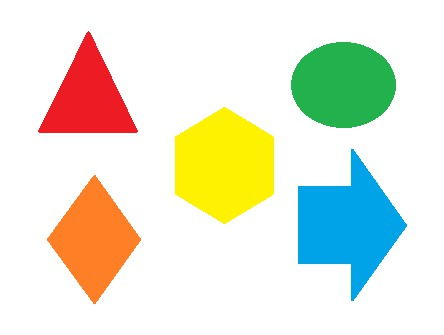
#> input picture opencv/img/shape.jpg, 444 x 335 px
$ python '40_边缘轮廓.py'   (Python 2 division)   (older library calls are emulated)
#> lines starting #> are read from the running program, lines starting #| are printed output that depends on the picture; after the words box and inside, x2 and y2 are one past the last pixel; in counts of white or black regions, pixels touching at a corner belong together; long printed decimals are rounded
#!/usr/bin/python
# -*- coding: utf-8 -*-
import cv2 as cv

# 彩色图像
src = cv.imread("../img/shape.jpg")
#> src is the input picture: shape (335, 444, 3); mean B, G, R 213.2, 231.6, 228.7
# 灰度图像
gray_img = cv.cvtColor(src,cv.COLOR_BGR2GRAY)
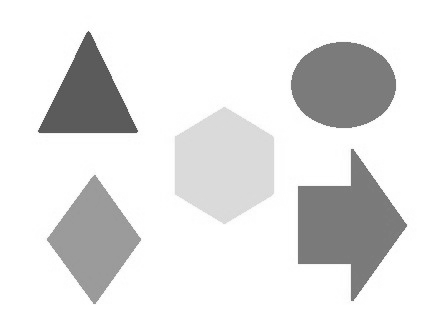
#> gray_img: shape (335, 444); min 82, max 255, mean 228.6
# 二值图像
_,binary = cv.threshold(gray_img,0,255,cv.THRESH_BINARY_INV|cv.THRESH_OTSU)
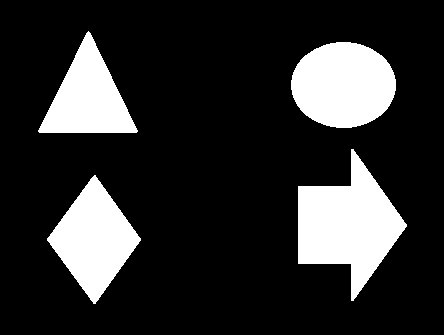
#> binary: shape (335, 444); 18.3% white; 4 white regions

# 输出二值图 ， 轮廓 ， 层级关系                          模式              轮廓点的算法
image, contours, hierarchy =cv.findContours(binary,cv.RETR_EXTERNAL,cv.CHAIN_APPROX_TC89_L1)
#> contours = 4 contours; box (x1, y1, x2, y2) and area: (298, 149, 407, 301) 8471, (291, 42, 396, 128) 7004, (47, 175, 141, 304) 6162, (39, 31, 137, 133) 4964

for i,c in enumerate(contours):
    print len(c)
    # 绘制轮廓
    cv.drawContours(src,contours,i,(255,255,0),2)
    # 计算面积
    area = cv.contourArea(c)
    # 计算周长
    arc = cv.arcLength(c,True)
    # 获取外切圆
    circle = cv.minEnclosingCircle(c)
    ((x,y),radius) = circle
    cv.circle(src,(int(x),int(y)),int(radius),(0,0,255),2)
    # 获取外切矩形
    x,y,w,h = cv.boundingRect(c)
    cv.rectangle(src,(int(x),int(y)),(int(x+w),int(y+h)),(0,255,255),2)

    print("面积:{},周长={}",area,arc)
#> this loop made 4 passes
#> (area, arc, circle, radius, w, h) on passes 1 to 4: (6162.5, 318.4, ((94, 239), 64.01), 64.01, 94, 129), (8471, 444.3, ((352, 224.5), 75.51), 75.51, 109, 152), (7004, 300.1, ((343, 84.5), 52.24), 52.24, 105, 86), (4964.5, 319.9, ((86.33, 92.57), 61.6), 61.6, 98, 102)
#| 73
#| 面积:{},周长={} 6162.5 318.412
#| 51
#| 面积:{},周长={} 8471.0 444.277
#| 57
#| 面积:{},周长={} 7004.0 300.112
#| 14
#| 面积:{},周长={} 4964.5 319.874
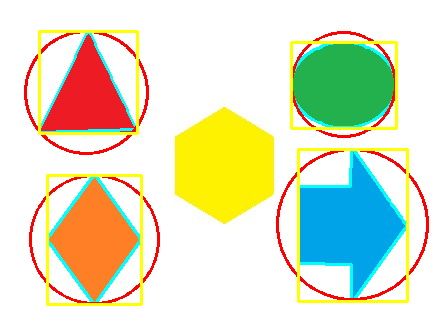
#> src: shape (335, 444, 3); 8.46% of pixels changed, all inside (x1, y1, x2, y2) = (24, 30, 429, 306)

cv.imshow("image",image)
# print len(contours)
# print hierarchy
cv.imshow("gray",gray_img)
cv.imshow("binary",binary)
cv.imshow("src",src)
cv.waitKey()
